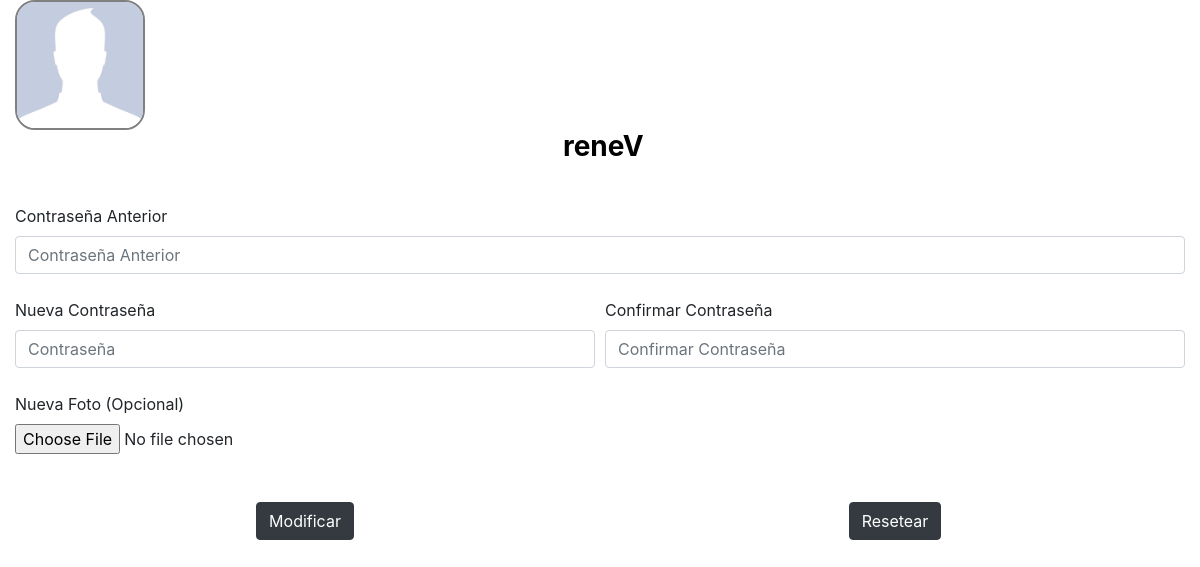
The page /vistas/formModificarUsuarios.php (signed in) on the database its author committed.
### tables this page shows
CREATE TABLE `usuario` (
  `username` varchar(255) NOT NULL,
  `password` varchar(255) NOT NULL,
  `avatar` varchar(255) NOT NULL,
  `rol` varchar(255) NOT NULL,
  `userid` int(11) NOT NULL
);

### modelos/clsConexion.php (called while the page is built, shortened)
<?php
	class clsConexion{
		private $conexion;
		public function __construct(){
			$this->servidor = "localhost";
			$this->usuario = "root";
			$this->clave = "";
			$this->base = "bdsistema";
			$this->conexion = new mysqli($this->servidor, $this->usuario, $this->clave, $this->base);
			$this->conexion->set_charset("utf8");
		}
		public function ejecutarConsulta($sql){
			$contenedor = $this->conexion->query($sql);
			return $contenedor->fetch_all();
		}
	}
?>

### vistas/formModificarUsuarios.php (the view, shortened to what this page needs)
<?php
	require_once'../modelos/clsConexion.php';
	require_once('scripts.php');
$idFoto=$_SESSION['id'];
?>
<!DOCTYPE html>
<html>
<head>
</head>
<body>
	<div class="container-fluid">
		<div class="row">
			<div class="col-xs-12 col-sm-12 col-md-12 ">
				<div class="row">
					<div id="contenedorForm" class="col-xs-12 col-sm-12 col-md-12 col-lg-12">
						<form id="formUsuarios" action="../controladores/Usuario.controlador.php?a=edit" method="POST" enctype="multipart/form-data">
					<div class="full-box dashboard-sideBar-UserInfo" style="color: black">
					<figure class="full-box">
						<?php
							$con = new clsConexion();
							$contenedor = $con->ejecutarConsulta("SELECT avatar, username, password, userid from usuario where userid='$idFoto'");
							$salida = "<tbody id='cuerpoTabla' > ";
						foreach($contenedor as $fila):
							$salida .= "<tr>".
							"<td><img alt='UserIcon' style=' width: 130px; height: 130px;  border-radius:20px; border: 2.5px solid gray; margin: auto;' src='userpics/". $fila[0] ."'>	</td>".
							"<td><br> <figcaption class='text-center text-titles'><h3><b> &nbsp". $fila[1] ." </b></h3></figcaption> </td>".
								"</figure>
								</div>".
							"<td>
								<div class='form-row'>
								    <div class='col-md-12'>
								    	<br>
								      	<label style='text-align: center;' for='txtContraAnterior'>Contraseña Anterior</label>
								      	<input placeholder='Contraseña Anterior' type='password' class='form-control' id='txtContraAnterior' name='contraAnterior'>
								      	<div id='mensajeContraAnterior' class=''></div>
								    </div>
								    <div class='col-md-6'>
								    	<br>
								      	<label for='txtPassword'>Nueva Contraseña</label>
								      	<input placeholder='Contraseña' type='password' class='form-control' id='txtPassword' name='password'>
								      	<div id='mensajePassword' class=''></div>
								    </div>
								    <div class='col-md-6'>
								    	<br>
								      	<label for='txtConfirmPassword'>Confirmar Contraseña</label>
								      	<input placeholder='Confirmar Contraseña' type='password' class='form-control' id='txtConfirmPassword' name='confirmPassword'>
								      	<div id='mensajeConfirmPassword' class=''></div>
								    </div>
								    <div class='col-md-12'>
								    	<br>
								      	<label for='txtAvatar'>Nueva Foto (Opcional)</label><br>
								      	<input type='file'  id='avatar' name='avatar' value=". $fila[0] .">
								    </div>
					  			</div>
							</td>".
							"<td>  <div hidden class='form-group col-md-6'><br> <input class='form-control' name='defecto' value=". $fila[0] ."></div></td>".
							"<td>  <div hidden class='form-group col-md-6'><br> <input class='form-control' name='userid' value=". $fila[3] ."></div></td>".
							"</tr>";
						endforeach;
						$salida.= "</tbody>";
						echo $salida;
						?>
							<br><br>
							<div class="form-row">
								<div style="text-align: center;" class="form-group col-xs-6 col-sm-6 col-md-6">
									<input type="submit" class="btn btn-dark" name="enviar" value="Modificar">
								</div>
								<div style="text-align: center;" class="form-group col-xs-6 col-sm-6 col-md-6">
									<input id="resetear" type="reset" class="btn btn-dark" name="borrar" value="Resetear">
								</div>
							</div>
						</form><br>
					</div>
				</div>
			</div>
		</div>
	</div>
</body>
</html>

### rows shown on the page
usuario: avatar (picture), username "reneV"
